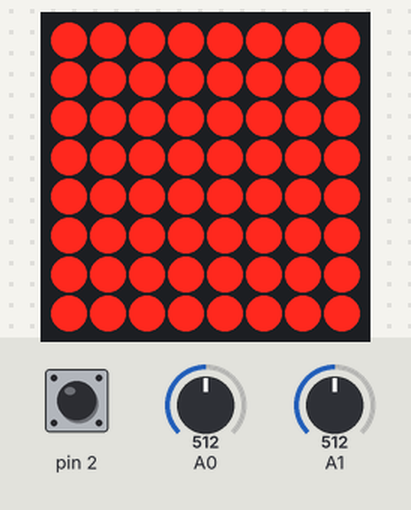
Bench run of a sketch on a simulated Arduino Uno, built with avr-gcc and run on an emulated ATmega328P. Shown: 8×8 LED matrix. Wiring (inferred from the names in the program): MAX7219 LED driver (orientation assumed): data pin 12; clock pin 10; CS pin 11. The inputs (shaded band) are chosen by the test bench; at power-on: pin 2 HIGH, A0 = 512, A1 = 512.

Above: at 0.1 s.

The sketch:

drawer.ino
```cpp
#include <EEPROM.h>

/**
 * Analog joystick
 * X  - A0
 * Y  - A1
 * SW - D2
 *
 * MAX72XX 8x8 LED matrix
 * 10 CLK      - D10
 * 11 Load(CS) - D11
 * 12 DataIn   - D12
 */

const byte displayCLK = 10;
const byte displayCS = 11;
const byte displayDIN = 12;

byte pointerX = 0, pointerY = 0;
volatile byte displayData[8] = {};
volatile unsigned long lastClickTime = 0;

void setup() {
  Serial.begin(9600);

  initDisplay();

  pinMode(2, INPUT_PULLUP);
  attachInterrupt(digitalPinToInterrupt(2), onClick, FALLING);

  initFromSnapshot();
}

void loop() {
  int y = analogRead(0);
  int x = analogRead(1);

  if (x < 200) pointerX = constrain(pointerX + 1, 0, 7);
  else if (x > 800) pointerX = constrain(pointerX - 1, 0, 7);

  if (y < 200) pointerY = constrain(pointerY - 1, 0, 7);
  else if (y > 800) pointerY = constrain(pointerY + 1, 0, 7);

  draw();

  delay(200);
}

void initDisplay() {
  pinMode(displayCLK, OUTPUT);
  pinMode(displayCS, OUTPUT);
  pinMode(displayDIN, OUTPUT);

  displayWrite(0x09, 0x00);  // BCD decoding
  displayWrite(0x0a, 0x01);  // Brightness
  displayWrite(0x0b, 0x07);  // Scan limit 8 LEDs
  displayWrite(0x0c, 0x01);  // Exit power saving mode
  displayWrite(0x0f, 0x00);  // Display 0
}

void draw() {
  for (byte row = 0, addr = 0x01; row < 8; row++, addr++) {
    byte rowData = displayData[row];
    if (pointerX == row) {
      rowData |= 1 << pointerY; // Always show the cursor
    }
    displayWrite(addr, rowData);
  }
}

void onClick() {
  if (millis() - lastClickTime < 500) return; // 0.5s click debounce

  lastClickTime = millis();
  displayData[pointerX] ^= 1 << pointerY; // Toggle pointed LED
  EEPROM.write(pointerX, displayData[pointerX]);
}

void initFromSnapshot() {
  for (int row = 0; row < 8; row++) {
    displayData[row] = EEPROM.read(row);
  }
}

void displayWriteByte(byte data) {
  for (byte i = 0, mask = 0b10000000; i < 8; i++, mask >>= 1) {
    digitalWrite(displayCLK, LOW);
    digitalWrite(displayDIN, data & mask);
    digitalWrite(displayCLK, HIGH);
  }
}

void displayWrite(byte address, byte data) {
  digitalWrite(displayCS, LOW);
  displayWriteByte(address);
  displayWriteByte(data);
  digitalWrite(displayCS, HIGH);
}
```
